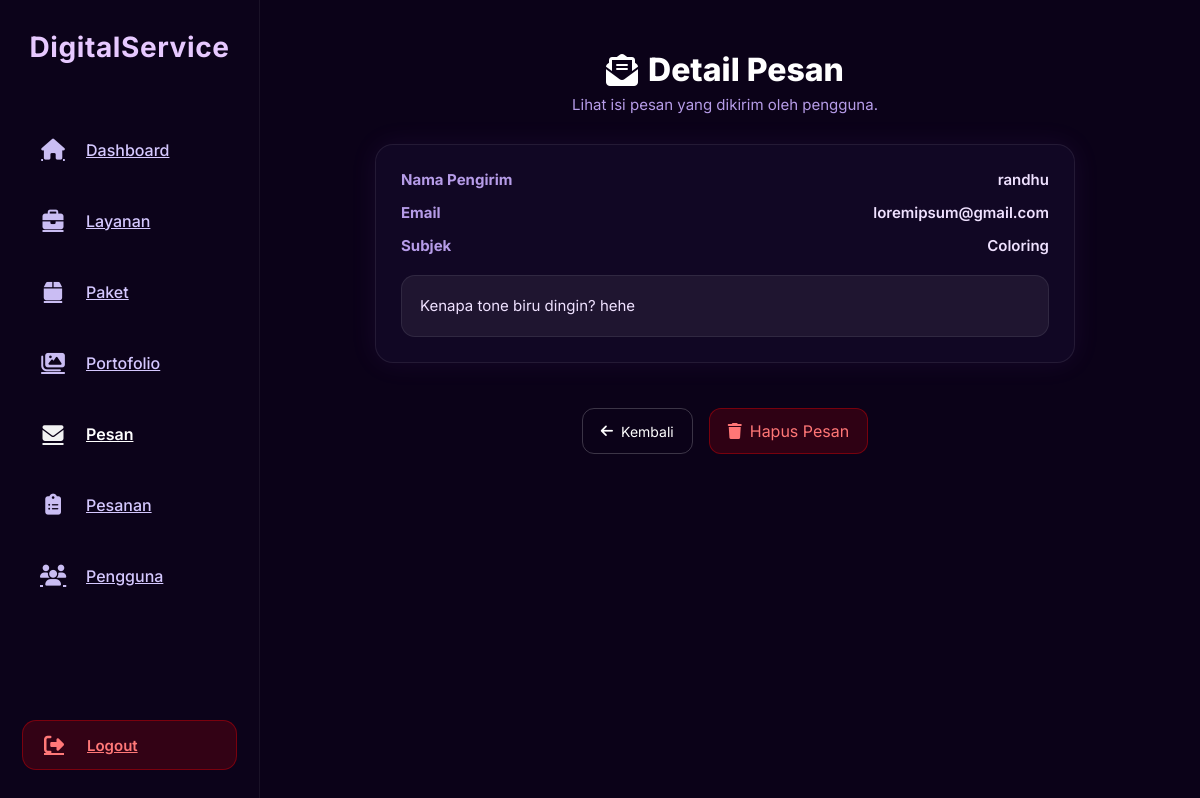
Page /digital_service/public/views/admin/pages/message_detail.php?id=5 (signed in) on the committed database.
### tables this page shows
CREATE TABLE `contact_messages` (
  `id` int(10) UNSIGNED NOT NULL,
  `name` varchar(100) NOT NULL,
  `email` varchar(150) NOT NULL,
  `subject` varchar(150) NOT NULL,
  `message` text NOT NULL,
  `status` enum('BELUM DIBALAS','SUDAH DIBALAS') DEFAULT 'BELUM DIBALAS',
  `created_at` timestamp NOT NULL DEFAULT current_timestamp()
);

### digital_service/config/app.php (called while the page is built, shortened)
<?php
$BASE_URL = "http://localhost/digital_service/";
?>

### digital_service/public/views/admin/pages/message_detail.php (the view, shortened to what this page needs)
<?php
require_once __DIR__ . "/../../../../config/db.php";
require_once __DIR__ . "/../../../../config/app.php";
$message_id = (int) $_GET["id"];
$q = $conn->query("SELECT * FROM contact_messages WHERE id = {$message_id} LIMIT 1");
$message = $q->fetch_assoc();
?>
<!DOCTYPE html>
<html lang="id">
<head>
    <link rel="stylesheet" href="<?= $BASE_URL ?>public/assets/styles/admin/messages_detail.css">
    <link rel="stylesheet" href="https://cdnjs.cloudflare.com/ajax/libs/font-awesome/6.5.0/css/all.min.css">
</head>
<body>
<div class="admin-layout">
    <?php
        include __DIR__ . "/../layout/sidebar.php";
    ?>
    <div class="admin-content">
        <div class="page-header">
            <h1><i class="fa-solid fa-envelope-open-text"></i> Detail Pesan</h1>
            <p class="subtitle">Lihat isi pesan yang dikirim oleh pengguna.</p>
        </div>
        <div class="detail-card">
            <div class="detail-row">
                <span class="label">Nama Pengirim</span>
                <span class="value"><?= htmlspecialchars($message["name"]) ?></span>
            </div>
            <div class="detail-row">
                <span class="label">Email</span>
                <span class="value"><?= htmlspecialchars($message["email"]) ?></span>
            </div>
            <?php if (!empty($message["subject"])): ?>
            <div class="detail-row">
                <span class="label">Subjek</span>
                <span class="value"><?= htmlspecialchars($message["subject"]) ?></span>
            </div>
            <?php endif; ?>
            <div class="detail-message">
                <?= nl2br(htmlspecialchars($message["message"])) ?>
            </div>
        </div>
        <div class="actions-row">
            <a href="<?= $BASE_URL ?>public/views/admin/pages/messages.php" class="btn-outline">
                <i class="fa-solid fa-arrow-left"></i> Kembali
            </a>
            <a
                href="<?= $BASE_URL ?>public/views/admin/actions/message_delete.php?id=<?= $message_id ?>"
                class="btn-danger btn-delete">
                <i class="fa-solid fa-trash"></i> Hapus Pesan
            </a>
        </div>
    </div>
</div>
</body>
</html>

### digital_service/public/assets/styles/admin/messages_detail.css (style rules this page uses)
:root { --bg-main: #0b0218; --bg-elevated: #110724; --border: rgba(255,255,255,0.08); --text: #efe1ff; --text-dim: #b69ce8; --accent: #a855ff; --accent-hover: #be82ff; --danger: #ff4d4d; }
body { background: var(--bg-main); color: var(--text); font-family: "Inter", sans-serif; margin: 0; }
.admin-layout { display: flex; width: 100%; }
.admin-content { flex: 1; margin-left: 250px; padding: 50px; display: flex; flex-direction: column; align-items: center; }
.page-header { text-align: center; margin-bottom: 30px; }
.page-header h1 { font-size: 32px; font-weight: 800; color: #fff; display: inline-flex; gap: 10px; align-items: center; }
.page-header .subtitle { font-size: 15px; margin-top: 6px; color: var(--text-dim); }
.detail-card { background: var(--bg-elevated); width: 100%; max-width: 700px; padding: 25px; border-radius: 18px; border: 1px solid var(--border); box-shadow: 0 0 28px rgba(168,85,255,0.08); margin-bottom: 30px; }
.detail-row { display: flex; justify-content: space-between; margin-bottom: 14px; }
.label { font-weight: 700; color: var(--text-dim); font-size: 15px; }
.value { font-size: 15px; font-weight: 600; color: var(--text); }
.detail-message { margin-top: 20px; padding: 18px; background: rgba(255,255,255,0.06); border: 1px solid var(--border); border-radius: 14px; font-size: 15px; line-height: 1.6; color: var(--text); }
.actions-row { display: flex; justify-content: center; gap: 16px; margin-top: 15px; }
.btn-outline { padding: 12px 18px; border-radius: 12px; background: transparent; border: 1px solid rgba(255,255,255,.2); font-size: 14px; cursor: pointer; color: #fff; transition: .25s ease; display: inline-flex; align-items: center; gap: 8px; text-decoration: none; }
.btn-danger { padding: 12px 18px; border-radius: 12px; background: rgba(255,0,0,.15); border: 1px solid rgba(255,0,0,.35); color: #ff7676; cursor: pointer; transition: .25s ease; display: inline-flex; align-items: center; gap: 8px; text-decoration: none; }

### digital_service/public/assets/styles/components/sidebar.css (style rules this page uses)
* { margin: 0; padding: 0; box-sizing: border-box; font-family: "Inter", sans-serif }

### rows in the picture
contact_messages: name "randhu", email "loremipsum@gmail.com", subject "Coloring", message "Kenapa tone biru dingin? hehe"
